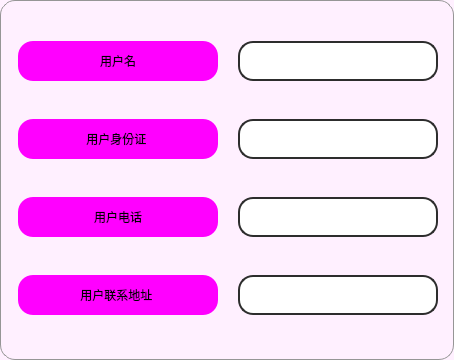
                         <widget class="QFrame" name="frame_32">
                          <property name="sizePolicy">
                           <sizepolicy hsizetype="Preferred" vsizetype="Preferred">
                            <horstretch>0</horstretch>
                            <verstretch>0</verstretch>
                           </sizepolicy>
                          </property>
                          <property name="minimumSize">
                           <size>
                            <width>0</width>
                            <height>360</height>
                           </size>
                          </property>
                          <property name="maximumSize">
                           <size>
                            <width>450</width>
                            <height>360</height>
                           </size>
                          </property>
                          <property name="styleSheet">
                           <string notr="true">QFrame {
background-color: rgb(255, 240, 255);
	border: 1px solid rgb(150, 150, 150);
	border-radius: 15px;
	padding: 1px;
}
QFrame:hover {
	border: 2px solid rgb(0, 0, 0);
}</string>
                          </property>
                          <property name="frameShape">
                           <enum>QFrame::StyledPanel</enum>
                          </property>
                          <property name="frameShadow">
                           <enum>QFrame::Raised</enum>
                          </property>
                          <layout class="QHBoxLayout" name="horizontalLayout_14">
                           <property name="spacing">
                            <number>15</number>
                           </property>
                           <property name="leftMargin">
                            <number>15</number>
                           </property>
                           <property name="topMargin">
                            <number>0</number>
                           </property>
                           <property name="rightMargin">
                            <number>10</number>
                           </property>
                           <property name="bottomMargin">
                            <number>0</number>
                           </property>
                           <item alignment="Qt::AlignHCenter">
                            <widget class="QFrame" name="frame_33">
                             <property name="minimumSize">
                              <size>
                               <width>205</width>
                               <height>0</height>
                              </size>
                             </property>
                             <property name="maximumSize">
                              <size>
                               <width>205</width>
                               <height>16777215</height>
                              </size>
                             </property>
                             <property name="styleSheet">
                              <string notr="true">border:none</string>
                             </property>
                             <property name="frameShape">
                              <enum>QFrame::StyledPanel</enum>
                             </property>
                             <property name="frameShadow">
                              <enum>QFrame::Raised</enum>
                             </property>
                             <layout class="QVBoxLayout" name="verticalLayout_29">
                              <property name="spacing">
                               <number>0</number>
                              </property>
                              <property name="leftMargin">
                               <number>0</number>
                              </property>
                              <property name="topMargin">
                               <number>0</number>
                              </property>
                              <property name="rightMargin">
                               <number>0</number>
                              </property>
                              <property name="bottomMargin">
                               <number>0</number>
                              </property>
                              <item>
                               <widget class="QLabel" name="label_add_clients_name">
                                <property name="minimumSize">
                                 <size>
                                  <width>200</width>
                                  <height>40</height>
                                 </size>
                                </property>
                                <property name="maximumSize">
                                 <size>
                                  <width>200</width>
                                  <height>40</height>
                                 </size>
                                </property>
                                <property name="styleSheet">
                                 <string notr="true">QLabel {
	font: 700 18pt &quot;等线&quot;;
	background-color: rgb(255, 0, 255);
	border-radius: 15px;
}

QLabel:hover{
	border: 3px solid rgb(0, 255, 0);
}
QLabel:disabled{
	color: rgb(0, 0, 0);
	border-color: rgb(166, 166, 166);
    background-color: rgb(186, 186, 186);
}</string>
                                </property>
                                <property name="text">
                                 <string>用户名</string>
                                </property>
                                <property name="alignment">
                                 <set>Qt::AlignCenter</set>
                                </property>
                                <property name="buddy">
                                 <cstring>clients_name</cstring>
                                </property>
                               </widget>
                              </item>
                              <item>
                               <widget class="QLabel" name="label_clients_ID">
                                <property name="minimumSize">
                                 <size>
                                  <width>200</width>
                                  <height>40</height>
                                 </size>
                                </property>
                                <property name="maximumSize">
                                 <size>
                                  <width>200</width>
                                  <height>40</height>
                                 </size>
                                </property>
                                <property name="styleSheet">
                                 <string notr="true">QLabel {
	font: 700 18pt &quot;等线&quot;;
	background-color: rgb(255, 0, 255);
	border-radius: 15px;
}

QLabel:hover{
	border: 3px solid rgb(0, 255, 0);
}
QLabel:disabled{
	color: rgb(0, 0, 0);
	border-color: rgb(166, 166, 166);
    background-color: rgb(186, 186, 186);
}</string>
                                </property>
                                <property name="text">
                                 <string>用户身份证 </string>
                                </property>
                                <property name="alignment">
                                 <set>Qt::AlignCenter</set>
                                </property>
                                <property name="buddy">
                                 <cstring>clients_id</cstring>
                                </property>
                               </widget>
                              </item>
                              <item>
                               <widget class="QLabel" name="label_clients_tel">
                                <property name="minimumSize">
                                 <size>
                                  <width>200</width>
                                  <height>40</height>
                                 </size>
                                </property>
                                <property name="maximumSize">
                                 <size>
                                  <width>200</width>
                                  <height>40</height>
                                 </size>
                                </property>
                                <property name="styleSheet">
                                 <string notr="true">QLabel {
	font: 700 18pt &quot;等线&quot;;
	background-color: rgb(255, 0, 255);
	border-radius: 15px;
}

QLabel:hover{
	border: 3px solid rgb(0, 255, 0);
}
QLabel:disabled{
	color: rgb(0, 0, 0);
	border-color: rgb(166, 166, 166);
    background-color: rgb(186, 186, 186);
}</string>
                                </property>
                                <property name="text">
                                 <string>用户电话</string>
                                </property>
                                <property name="alignment">
                                 <set>Qt::AlignCenter</set>
                                </property>
                                <property name="buddy">
                                 <cstring>clients_tel</cstring>
                                </property>
                               </widget>
                              </item>
                              <item>
                               <widget class="QLabel" name="label_clients_address">
                                <property name="minimumSize">
                                 <size>
                                  <width>200</width>
                                  <height>40</height>
                                 </size>
                                </property>
                                <property name="maximumSize">
                                 <size>
                                  <width>200</width>
                                  <height>40</height>
                                 </size>
                                </property>
                                <property name="styleSheet">
                                 <string notr="true">QLabel {
	font: 700 18pt &quot;等线&quot;;
	background-color: rgb(255, 0, 255);
	border-radius: 15px;
}

QLabel:hover{
	border: 3px solid rgb(0, 255, 0);
}
QLabel:disabled{
	color: rgb(0, 0, 0);
	border-color: rgb(166, 166, 166);
    background-color: rgb(186, 186, 186);
}</string>
                                </property>
                                <property name="text">
                                 <string>用户联系地址 </string>
                                </property>
                                <property name="alignment">
                                 <set>Qt::AlignCenter</set>
                                </property>
                                <property name="buddy">
                                 <cstring>clients_address</cstring>
                                </property>
                               </widget>
                              </item>
                             </layout>
                            </widget>
                           </item>
                           <item alignment="Qt::AlignHCenter">
                            <widget class="QFrame" name="frame_46">
                             <property name="minimumSize">
                              <size>
                               <width>205</width>
                               <height>0</height>
                              </size>
                             </property>
                             <property name="maximumSize">
                              <size>
                               <width>205</width>
                               <height>16777215</height>
                              </size>
                             </property>
                             <property name="styleSheet">
                              <string notr="true">border:none</string>
                             </property>
                             <property name="frameShape">
                              <enum>QFrame::StyledPanel</enum>
                             </property>
                             <property name="frameShadow">
                              <enum>QFrame::Raised</enum>
                             </property>
                             <layout class="QVBoxLayout" name="verticalLayout_30">
                              <property name="spacing">
                               <number>0</number>
                              </property>
                              <property name="leftMargin">
                               <number>0</number>
                              </property>
                              <property name="topMargin">
                               <number>0</number>
                              </property>
                              <property name="rightMargin">
                               <number>0</number>
                              </property>
                              <property name="bottomMargin">
                               <number>0</number>
                              </property>
                              <item>
                               <widget class="QLineEdit" name="clients_name">
                                <property name="sizePolicy">
                                 <sizepolicy hsizetype="Preferred" vsizetype="Fixed">
                                  <horstretch>0</horstretch>
                                  <verstretch>0</verstretch>
                                 </sizepolicy>
                                </property>
                                <property name="minimumSize">
                                 <size>
                                  <width>200</width>
                                  <height>40</height>
                                 </size>
                                </property>
                                <property name="maximumSize">
                                 <size>
                                  <width>200</width>
                                  <height>40</height>
                                 </size>
                                </property>
                                <property name="styleSheet">
                                 <string notr="true">QLineEdit {
	border: 2px solid rgb(45, 45, 45);
	border-radius: 15px;
	padding: 5px;
	background-color: rgb(255, 255, 255);	
	color: rgb(0, 0, 0);
	font: 700 18pt &quot;等线&quot;;
}
QLineEdit:hover {
	border: 3px solid rgb(255, 85, 0);
}
QLineEdit:focus {
	border: 3px solid rgb(255, 85, 0);
	color: rgb(255, 0, 0);
}
QLineEdit:disabled{
	color: rgb(0, 0, 0);
	border-color: rgb(166, 166, 166);
    background-color: rgb(186, 186, 186);
}</string>
                                </property>
                               </widget>
                              </item>
                              <item>
                               <widget class="QLineEdit" name="clients_id">
                                <property name="sizePolicy">
                                 <sizepolicy hsizetype="Preferred" vsizetype="Fixed">
                                  <horstretch>0</horstretch>
                                  <verstretch>0</verstretch>
                                 </sizepolicy>
                                </property>
                                <property name="minimumSize">
                                 <size>
                                  <width>200</width>
                                  <height>40</height>
                                 </size>
                                </property>
                                <property name="maximumSize">
                                 <size>
                                  <width>200</width>
                                  <height>40</height>
                                 </size>
                                </property>
                                <property name="styleSheet">
                                 <string notr="true">QLineEdit {
	border: 2px solid rgb(45, 45, 45);
	border-radius: 15px;
	padding: 5px;
	background-color: rgb(255, 255, 255);	
	color: rgb(0, 0, 0);
	font: 700 18pt &quot;等线&quot;;
}
QLineEdit:hover {
	border: 3px solid rgb(255, 85, 0);
}
QLineEdit:focus {
	border: 3px solid rgb(255, 85, 0);
	color: rgb(255, 0, 0);
}
QLineEdit:disabled{
	color: rgb(0, 0, 0);
	border-color: rgb(166, 166, 166);
    background-color: rgb(186, 186, 186);
}</string>
                                </property>
                               </widget>
                              </item>
                              <item>
                               <widget class="QLineEdit" name="clients_tel">
                                <property name="sizePolicy">
                                 <sizepolicy hsizetype="Preferred" vsizetype="Fixed">
                                  <horstretch>0</horstretch>
                                  <verstretch>0</verstretch>
                                 </sizepolicy>
                                </property>
                                <property name="minimumSize">
                                 <size>
                                  <width>200</width>
                                  <height>40</height>
                                 </size>
                                </property>
                                <property name="maximumSize">
                                 <size>
                                  <width>200</width>
                                  <height>40</height>
                                 </size>
                                </property>
                                <property name="styleSheet">
                                 <string notr="true">QLineEdit {
	border: 2px solid rgb(45, 45, 45);
	border-radius: 15px;
	padding: 5px;
	background-color: rgb(255, 255, 255);	
	color: rgb(0, 0, 0);
	font: 700 18pt &quot;等线&quot;;
}
QLineEdit:hover {
	border: 3px solid rgb(255, 85, 0);
}
QLineEdit:focus {
	border: 3px solid rgb(255, 85, 0);
	color: rgb(255, 0, 0);
}
QLineEdit:disabled{
	color: rgb(0, 0, 0);
	border-color: rgb(166, 166, 166);
    background-color: rgb(186, 186, 186);
}</string>
                                </property>
                               </widget>
                              </item>
                              <item>
                               <widget class="QLineEdit" name="clients_address">
                                <property name="sizePolicy">
                                 <sizepolicy hsizetype="Preferred" vsizetype="Fixed">
                                  <horstretch>0</horstretch>
                                  <verstretch>0</verstretch>
                                 </sizepolicy>
                                </property>
                                <property name="minimumSize">
                                 <size>
                                  <width>200</width>
                                  <height>40</height>
                                 </size>
                                </property>
                                <property name="maximumSize">
                                 <size>
                                  <width>200</width>
                                  <height>40</height>
                                 </size>
                                </property>
                                <property name="styleSheet">
                                 <string notr="true">QLineEdit {
	border: 2px solid rgb(45, 45, 45);
	border-radius: 15px;
	padding: 5px;
	background-color: rgb(255, 255, 255);	
	color: rgb(0, 0, 0);
	font: 700 18pt &quot;等线&quot;;
}
QLineEdit:hover {
	border: 3px solid rgb(255, 85, 0);
}
QLineEdit:focus {
	border: 3px solid rgb(255, 85, 0);
	color: rgb(255, 0, 0);
}
QLineEdit:disabled{
	color: rgb(0, 0, 0);
	border-color: rgb(166, 166, 166);
    background-color: rgb(186, 186, 186);
}</string>
                                </property>
                               </widget>
                              </item>
                             </layout>
                            </widget>
                           </item>
                          </layout>
                         </widget>
